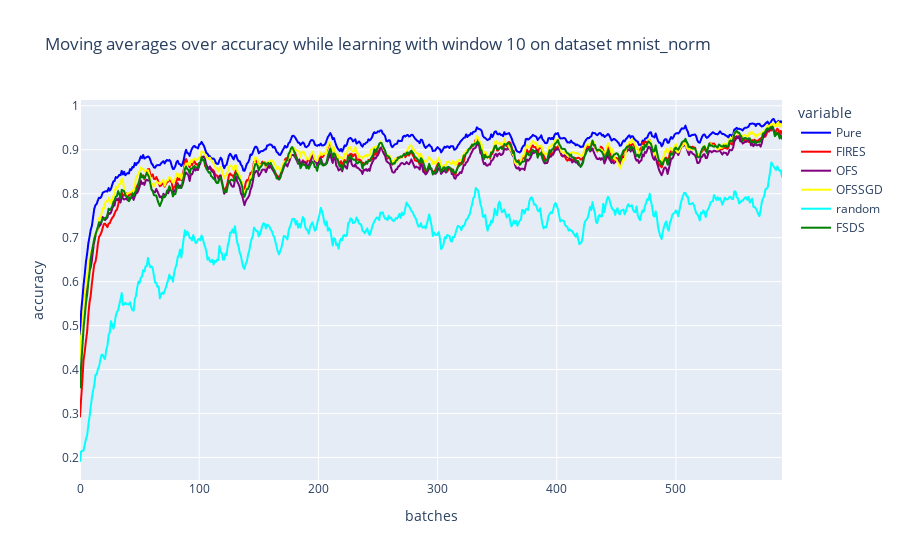

Source (notebook cell):
### Code cell
#moving averages
title = "Moving averages over accuracy while learning with window {} on dataset {}".format(n_window, dataset_name)
col_names = ["Pure","FIRES", "OFS", "OFSSGD", "random","FSDS"]# 
d = {"Pure":pure_moving_average, "FIRES":fires_moving_average, "OFS":ofs_moving_average, 
"OFSSGD":ofssgd_moving_average,  "random":random_moving_average,"FSDS":fsds_moving_average}
df = pd.DataFrame(d, columns=col_names)
fig = px.line(df, y=col_names, title=title, labels={"index":"batches", "value":"accuracy"}, color_discrete_map={"Pure":"blue",'FIRES': 'red', 
                                                    'OFS': 'purple','FSDS': 'green', "OFSSGD":"yellow", "random":"cyan"})
fig.write_image("{}/accuracy.{}".format(folder, export_type))
accuracy_trace = fig['data']
fig.show()

### Figure 1 — Plotly figure (JSON) as saved in the notebook; plotly's stock layout.template omitted (floating-point values rounded to 4 significant figures; data arrays with more than 128 entries replaced by an {"elided": "..."} marker saying what was removed)
{"data": [{"hovertemplate": "variable=Pure<br>batches=%{x}<br>accuracy=%{y}<extra></extra>", "legendgroup": "Pure", "line": {"color": "blue", "dash": "solid"}, "mode": "lines", "name": "Pure", "showlegend": true, "type": "scattergl", "x": {"elided": "590 int values"}, "xaxis": "x", "y": {"elided": "590 float values"}, "yaxis": "y"}, {"hovertemplate": "variable=FIRES<br>batches=%{x}<br>accuracy=%{y}<extra></extra>", "legendgroup": "FIRES", "line": {"color": "red", "dash": "solid"}, "mode": "lines", "name": "FIRES", "showlegend": true, "type": "scattergl", "x": {"elided": "590 int values"}, "xaxis": "x", "y": {"elided": "590 float values"}, "yaxis": "y"}, {"hovertemplate": "variable=OFS<br>batches=%{x}<br>accuracy=%{y}<extra></extra>", "legendgroup": "OFS", "line": {"color": "purple", "dash": "solid"}, "mode": "lines", "name": "OFS", "showlegend": true, "type": "scattergl", "x": {"elided": "590 int values"}, "xaxis": "x", "y": {"elided": "590 float values"}, "yaxis": "y"}, {"hovertemplate": "variable=OFSSGD<br>batches=%{x}<br>accuracy=%{y}<extra></extra>", "legendgroup": "OFSSGD", "line": {"color": "yellow", "dash": "solid"}, "mode": "lines", "name": "OFSSGD", "showlegend": true, "type": "scattergl", "x": {"elided": "590 int values"}, "xaxis": "x", "y": {"elided": "590 float values"}, "yaxis": "y"}, {"hovertemplate": "variable=random<br>batches=%{x}<br>accuracy=%{y}<extra></extra>", "legendgroup": "random", "line": {"color": "cyan", "dash": "solid"}, "mode": "lines", "name": "random", "showlegend": true, "type": "scattergl", "x": {"elided": "590 int values"}, "xaxis": "x", "y": {"elided": "590 float values"}, "yaxis": "y"}, {"hovertemplate": "variable=FSDS<br>batches=%{x}<br>accuracy=%{y}<extra></extra>", "legendgroup": "FSDS", "line": {"color": "green", "dash": "solid"}, "mode": "lines", "name": "FSDS", "showlegend": true, "type": "scattergl", "x": {"elided": "590 int values"}, "xaxis": "x", "y": {"elided": "590 float values"}, "yaxis": "y"}], "layout": {"legend": {"title": {"text": "variable"}, "tracegroupgap": 0}, "title": {"text": "Moving averages over accuracy while learning with window 10 on dataset mnist_norm"}, "xaxis": {"anchor": "y", "domain": [0, 1], "title": {"text": "batches"}}, "yaxis": {"anchor": "x", "domain": [0, 1], "title": {"text": "accuracy"}}}}
